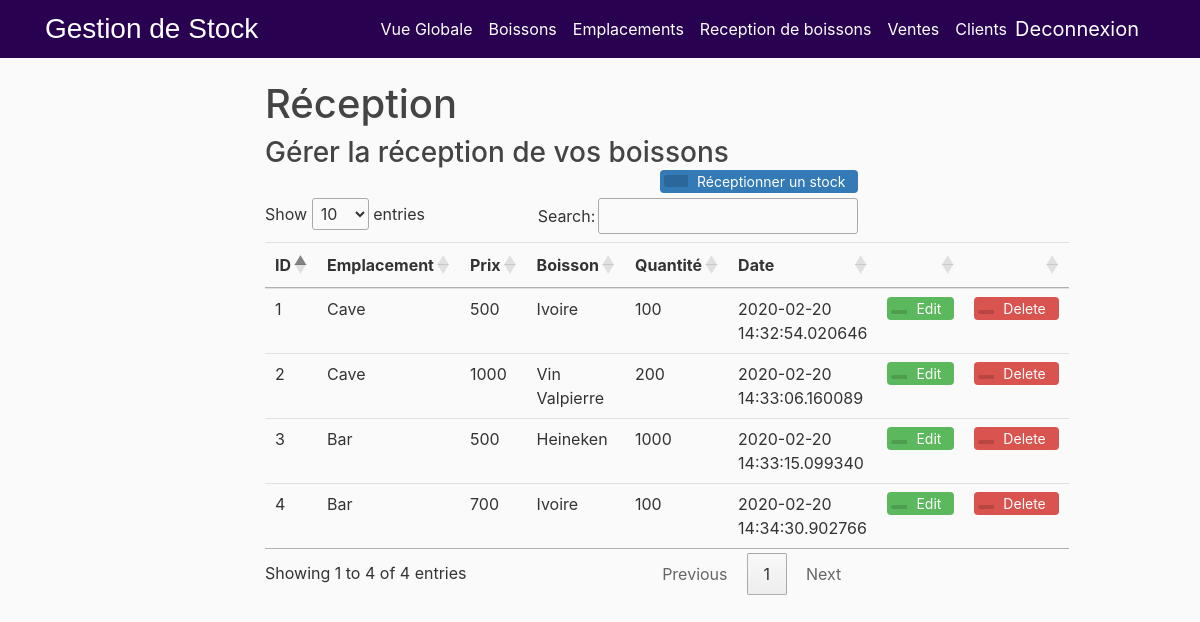
/Reception (signed in), run on the app's committed database.
### flaskinventory/models.py (models this page shows, shortened)
class Stock(db.Model):
    db.__tablename__ = 'stock'
    id = db.Column(db.Integer, primary_key=True)
    product_id = db.Column(db.Integer, db.ForeignKey('product.id'))
    product = relationship('Product', back_populates="stocks")
    loc_id = db.Column(db.Integer, db.ForeignKey('location.id'))
    location = relationship('Location', back_populates="stocks")
    sells = relationship('Sell', back_populates="stocks")
    price = db.Column(db.Integer, nullable=False)
    prod_qty = db.Column(db.Integer, nullable=False)
    created_at = db.Column(db.DateTime, default=datetime.utcnow)

class Location(db.Model):
    db.__tablename__ = 'location'
    id = db.Column(db.Integer, primary_key=True)
    loc_name = db.Column(db.String(20), unique=True, nullable=False)
    stocks = relationship("Stock", back_populates="location")

class Product(db.Model):
    db.__tablename__ = 'product'
    id = db.Column(db.Integer, primary_key=True)
    prod_name = db.Column(db.String(20), unique=True, nullable=False)
    stocks = relationship("Stock", back_populates="product")

### flaskinventory/routes.py (the view, shortened to what this page needs)
@app.route("/Reception", methods=['GET', 'POST'])
@login_required
def reception():
    form = moveproduct()
    eform = editmoveproduct()
    stocks = Stock.query.all()
    exists = bool(Stock.query.all())
    if exists == False and request.method == 'GET':
        flash(f'Transfer products  to view', 'info')
    prod_choices = Product.query.with_entities(Product.id, Product.prod_name).all()
    loc_choices = Location.query.with_entities(Location.id, Location.loc_name).all()
    prod_list_names = []
    dest_list_names = []
    prod_list_names += prod_choices
    dest_list_names += loc_choices
    form.mprodname.choices = prod_list_names
    form.destination.choices = dest_list_names
    return render_template('reception.html', title='Receptions', form=form, eform=eform, stocks=stocks)

### flaskinventory/forms.py
class moveproduct(FlaskForm):
    mprodname = SelectField(
        'Nom de la boisson')
    destination = SelectField(
        'Destination')
    mprodqty = IntegerField('Quantité', validators=[NumberRange(min=5, max=1000000), DataRequired()])
    price_unit = IntegerField('Prix unitaire', validators=[DataRequired()])
    movesubmit = SubmitField('Sauvergarder')

class editmoveproduct(FlaskForm):
    mprodname = SelectField(
        'Nom de la boisson')
    destination = SelectField(
        'Emplacement')
    mprodqty = IntegerField('Quantité', validators=[NumberRange(min=5, max=1000000), DataRequired()])
    price_unit = IntegerField('Prix unitaire', validators=[DataRequired()])
    editsubmit = SubmitField('Sauvegarder')

### flaskinventory/routes.py (called while the page is built)
@login_manager.user_loader
def user_loader(user_id):
    return User.query.get(user_id)

### flaskinventory/templates/reception.html (shortened to what this page needs)
{% extends "overview.html" %}
{% block content %}
  <div class="container">
<h1>Réception</h1>
<div >
  <h3 style="display: inline-block;margin:0;"> Gérer la réception de vos boissons</h3>
  <button type="button" class="btn btn-add" data-toggle="modal" data-target="#exampleModal">
   <span class="btn-icon-add"></span>Réceptionner un stock</button>
</div>
<table class="table table-hover" id="example">
<thead>
 <tr>
   <th>ID</th>
   <th>Emplacement</th>
   <th>Prix</th>
   <th>Boisson</th>
   <th>Quantité</th>
     <th>Date</th>
     <th></th>
     <th></th>
 </tr>
</thead>
<tbody>
{%for d in stocks%}
 <tr>
   <td>{{d.id}}</td>
   <td>{{d.location.loc_name}}</td>
   <td>{{d.price}}</td>
   <td>{{d.product.prod_name}}</td>
   <td>{{d.prod_qty}}</td>
     <td>{{d.created_at}}</td>
 <td>
       <button type="button" class="btn btn-edit" data-toggle="modal" data-target = "#edit{{d.id}}" >
       <span class="btn-icon"></span>Edit</button>
   </td>
 <td>
     {% if current_user.admin %}
      <a href="{{ url_for('delete', p_id = d.id,type ='reception') }}">
       <button type="button" class="btn btn-delete">
       <span class="btn-icon"></span>Delete</button></a>
     {% endif %}
   </td>
 </tr>
 {% endfor %}
</tbody>
</table>
</div>
{% endblock content %}

### flaskinventory/static/main.css (style rules this page uses)
body { background: #fafafa; color: #333333; margin-top: 5rem; }
h1, h2, h3, h4, h5, h6 { color: #444444; }
a { color: white; }
.btn-icon { position: relative; left: -9px; display: inline-block;padding: 2px 8px; background: rgba(0,0,0,0.15); border-radius: 3px 0 0 3px; color: white; font-size: 14px; }
.btn-icon-add { position: relative; left: -9px; display: inline-block;padding: 6px 12px; background: rgba(0,0,0,0.15); border-radius: 3px 0 0 3px; color: white; font-size: 14px; }
.btn-add { padding-top: 0; padding-bottom: 0; background-color:#337ab7; color: white; font-size: 14px; float: right; }
.btn-edit { padding-top: 0; padding-bottom: 0; background-color: #5cb85c; color: white; font-size: 14px; }
.btn-delete { padding-top: 0; padding-bottom: 0; background-color: #d9534f; color: white; font-size: 14px; }
.btn { margin-bottom:5px;font-size: 14px; }
html { visibility: visible; opacity: 1; }

### flaskinventory/templates/overview.html (style rules this page uses)
html { visibility: hidden;opacity:0; }

### data on the page
Stock: id "1", location.loc_name "Cave", price "500", product.prod_name "Ivoire", prod_qty "100", created_at "2020-02-20 14:32:54.020646"
Stock: id "2", location.loc_name "Cave", price "1000", product.prod_name "Vin Valpierre", prod_qty "200", created_at "2020-02-20 14:33:06.160089"
Stock: id "3", location.loc_name "Bar", price "500", product.prod_name "Heineken", prod_qty "1000", created_at "2020-02-20 14:33:15.099340"
Stock: id "4", location.loc_name "Bar", price "700", product.prod_name "Ivoire", prod_qty "100", created_at "2020-02-20 14:34:30.902766"
